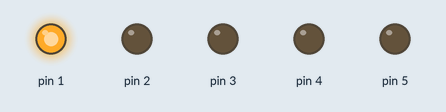
Recording of a sketch running on a simulated Arduino Uno, built with avr-gcc and run on an emulated ATmega328P. Shown: output pins drawn as LEDs (lit = HIGH).

Above: at 1.0 s.
At 3.0 s:
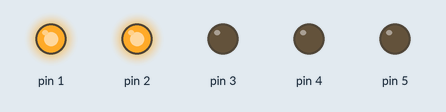
At 5.0 s:
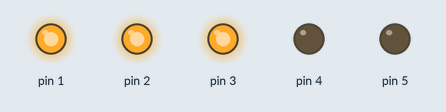
At 7.0 s:
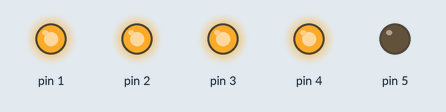
At 9.0 s:
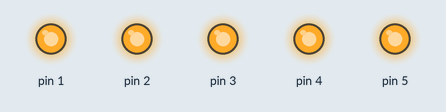
Timing chart, 0 to 11.5 s (numbered marks = the images above):
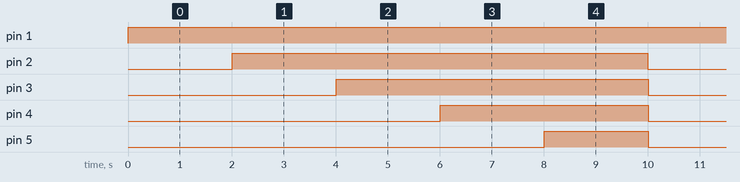

The sketch:

codigo.ino
```cpp
void setup()
{
  pinMode(1, OUTPUT);
  pinMode(2, OUTPUT);
  pinMode(3, OUTPUT);
  pinMode(4, OUTPUT);
  pinMode(5, OUTPUT);
}

void loop()
{
  digitalWrite(1, HIGH);
  delay(2000); // Wait for 1000 millisecond(s)
  digitalWrite(2, HIGH);
  delay(2000); // Wait for 1000 millisecond(s)
  digitalWrite(3, HIGH);
  delay(2000); // Wait for 1000 millisecond(s)
  digitalWrite(4, HIGH);
  delay(2000); // Wait for 1000 millisecond(s)
  digitalWrite(5, HIGH);
  delay(2000); // Wait for 1000 millisecond(s)

  digitalWrite(1, LOW);
  digitalWrite(2, LOW);
  digitalWrite(3, LOW);
  digitalWrite(4, LOW);
  digitalWrite(5, LOW);

}
```

Measured:
- by itself, pin 1: LOW → HIGH at 0.00 s
- by itself, pin 2: alternates HIGH for 8.0 s and LOW for 2.0 s
- by itself, pin 3: alternates HIGH for 6.0 s and LOW for 4.0 s
- by itself, pin 4: alternates HIGH for 4.0 s and LOW for 6.0 s
- by itself, pin 5: alternates HIGH for 2.0 s and LOW for 8.0 s
